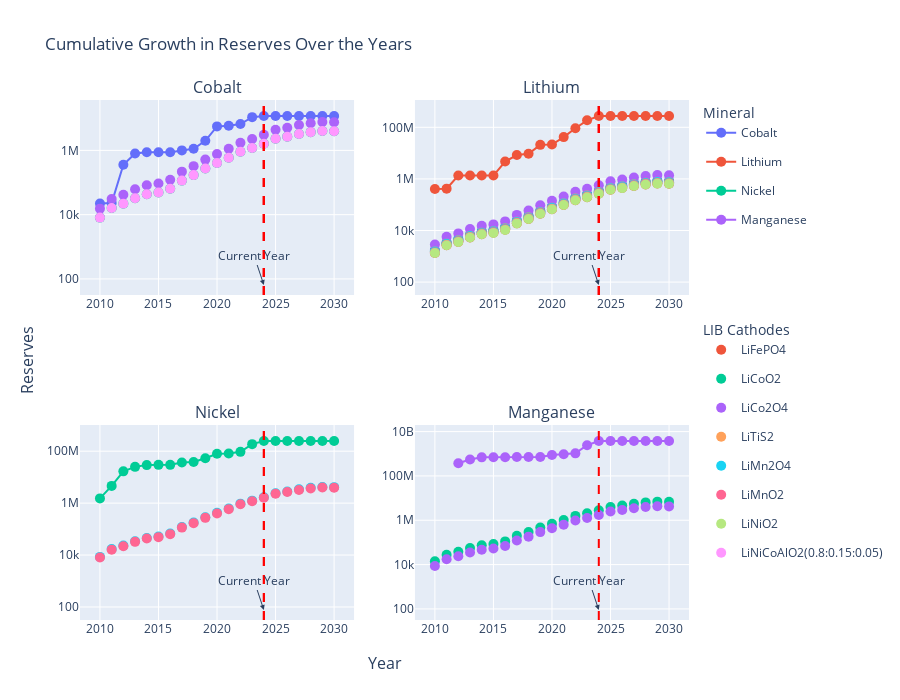

The cell this chart's notebook holds for it:
### Code cell
F = make_subplots(rows=2, cols=2, x_title="Year", y_title="Reserves", subplot_titles=[mineral for mineral in D["Primary Mineral"].unique()])

# Define a fixed color mapping for cathode types

# cathode_colors = {"NMC111": "blue", "NMC532": "green", "NMC622": "orange", "NMC811": "purple"}
mineral_colors =  ['#636efa','#EF553B', '#00cc96', '#ab63fa']

for i, mineral in enumerate(D["Primary Mineral"].unique()):
    M = D.loc[(D["Primary Mineral"] == mineral) & (D["Cumulative Reserves"] > 0)]
    S = demand_by_cathode[demand_by_cathode["Full Element Name"] == mineral]
    
    # Add the main mineral trace with its own legend group
    F.add_trace(
        go.Scatter(
            x=M["Year"], 
            y=M["Cumulative Reserves"], 
            mode="lines+markers",
            legendgroup=mineral,
            name=mineral,
            marker=dict(
                size=10,
                color=mineral_colors[i]
            ), 
            showlegend=True,
            legend="legend1"
        ),
        row=i // 2 + 1, 
        col=i % 2 + 1
    )
    
    # Add cathode traces grouped by cathode type
    for j,cathode in enumerate(S.columns[6:]):
        F.add_trace(
            go.Scatter(
                x=S["Year"], 
                y=S[cathode], 
                mode="markers",
                legendgroup=cathode,  # Group by cathode type instead of mineral
                name=cathode,
                marker=dict(size=10),
                # Only show in legend for last mineral to avoid duplicates
                showlegend=(i == 0),
                legend="legend2",
            ),
            row=i // 2 + 1, 
            col=i % 2 + 1)
    
    # Add vertical line and annotation
    F.add_vline(x=2024, line_dash="dash", line_color="red")
    F.add_annotation(
        x=2024, 
        text="Current Year",
        showarrow=True,
        arrowhead=2,
        yshift=10,
        row=i // 2 + 1, 
        col=i % 2 + 1
    )

F.update_yaxes(type='log')
F.update_layout(title="Cumulative Growth in Reserves Over the Years",height=700,showlegend=True,
                legend1=dict(title=dict(text="Mineral")),
                legend2=dict(title=dict(text="LIB Cathodes"), y=0.1))
F.show()

### Figure 1 — Plotly figure (JSON) as saved in the notebook; plotly's stock layout.template omitted (floating-point values rounded to 4 significant figures)
{"data": [{"legend": "legend", "legendgroup": "Cobalt", "marker": {"color": "#636efa", "size": 10}, "mode": "lines+markers", "name": "Cobalt", "showlegend": true, "type": "scatter", "x": [2010, 2011, 2012, 2013, 2014, 2015, 2016, 2017, 2018, 2019, 2020, 2021, 2022, 2023, 2024, 2025, 2026, 2027, 2028, 2029, 2030], "xaxis": "x", "y": [22369, 23020, 357546, 799050, 873299, 875099, 875099, 998110, 1125385, 1984979, 5575688, 5869180, 6590858, 10823081, 11745493, 11745493, 11745493, 11745493, 11745493, 11745493, 11745493], "yaxis": "y"}, {"legend": "legend2", "legendgroup": "LiFePO4", "marker": {"size": 10}, "mode": "markers", "name": "LiFePO4", "showlegend": true, "type": "scatter", "x": [2010, 2011, 2012, 2013, 2014, 2015, 2016, 2017, 2018, 2019, 2020, 2021, 2022, 2023, 2024, 2025, 2026, 2027, 2028, 2029, 2030], "xaxis": "x", "y": [NaN, NaN, NaN, NaN, NaN, NaN, NaN, NaN, NaN, NaN, NaN, NaN, NaN, NaN, NaN, NaN, NaN, NaN, NaN, NaN, NaN], "yaxis": "y"}, {"legend": "legend2", "legendgroup": "LiCoO2", "marker": {"size": 10}, "mode": "markers", "name": "LiCoO2", "showlegend": true, "type": "scatter", "x": [2010, 2011, 2012, 2013, 2014, 2015, 2016, 2017, 2018, 2019, 2020, 2021, 2022, 2023, 2024, 2025, 2026, 2027, 2028, 2029, 2030], "xaxis": "x", "y": [8101.0, 16200.0, 21990.0, 32400.0, 43400.0, 49190.0, 64230.0, 114600.0, 170000.0, 271800.0, 402800.0, 589200.0, 908500.0, 1186000.0, 1614000.0, 2297000.0, 2677000.0, 3228000.0, 3698000.0, 4003000.0, 3929000.0], "yaxis": "y"}, {"legend": "legend2", "legendgroup": "LiCo2O4", "marker": {"size": 10}, "mode": "markers", "name": "LiCo2O4", "showlegend": true, "type": "scatter", "x": [2010, 2011, 2012, 2013, 2014, 2015, 2016, 2017, 2018, 2019, 2020, 2021, 2022, 2023, 2024, 2025, 2026, 2027, 2028, 2029, 2030], "xaxis": "x", "y": [15390.0, 30780.0, 41780.0, 61570.0, 82460.0, 93450.0, 122000.0, 217700.0, 322900.0, 516400.0, 765300.0, 1119000.0, 1726000.0, 2253000.0, 3066000.0, 4365000.0, 5087000.0, 6134000.0, 7027000.0, 7606000.0, 7465000.0], "yaxis": "y"}, {"legend": "legend2", "legendgroup": "LiTiS2", "marker": {"size": 10}, "mode": "markers", "name": "LiTiS2", "showlegend": true, "type": "scatter", "x": [2010, 2011, 2012, 2013, 2014, 2015, 2016, 2017, 2018, 2019, 2020, 2021, 2022, 2023, 2024, 2025, 2026, 2027, 2028, 2029, 2030], "xaxis": "x", "y": [NaN, NaN, NaN, NaN, NaN, NaN, NaN, NaN, NaN, NaN, NaN, NaN, NaN, NaN, NaN, NaN, NaN, NaN, NaN, NaN, NaN], "yaxis": "y"}, {"legend": "legend2", "legendgroup": "LiMn2O4", "marker": {"size": 10}, "mode": "markers", "name": "LiMn2O4", "showlegend": true, "type": "scatter", "x": [2010, 2011, 2012, 2013, 2014, 2015, 2016, 2017, 2018, 2019, 2020, 2021, 2022, 2023, 2024, 2025, 2026, 2027, 2028, 2029, 2030], "xaxis": "x", "y": [NaN, NaN, NaN, NaN, NaN, NaN, NaN, NaN, NaN, NaN, NaN, NaN, NaN, NaN, NaN, NaN, NaN, NaN, NaN, NaN, NaN], "yaxis": "y"}, {"legend": "legend2", "legendgroup": "LiMnO2", "marker": {"size": 10}, "mode": "markers", "name": "LiMnO2", "showlegend": true, "type": "scatter", "x": [2010, 2011, 2012, 2013, 2014, 2015, 2016, 2017, 2018, 2019, 2020, 2021, 2022, 2023, 2024, 2025, 2026, 2027, 2028, 2029, 2030], "xaxis": "x", "y": [NaN, NaN, NaN, NaN, NaN, NaN, NaN, NaN, NaN, NaN, NaN, NaN, NaN, NaN, NaN, NaN, NaN, NaN, NaN, NaN, NaN], "yaxis": "y"}, {"legend": "legend2", "legendgroup": "LiNiO2", "marker": {"size": 10}, "mode": "markers", "name": "LiNiO2", "showlegend": true, "type": "scatter", "x": [2010, 2011, 2012, 2013, 2014, 2015, 2016, 2017, 2018, 2019, 2020, 2021, 2022, 2023, 2024, 2025, 2026, 2027, 2028, 2029, 2030], "xaxis": "x", "y": [NaN, NaN, NaN, NaN, NaN, NaN, NaN, NaN, NaN, NaN, NaN, NaN, NaN, NaN, NaN, NaN, NaN, NaN, NaN, NaN, NaN], "yaxis": "y"}, {"legend": "legend2", "legendgroup": "LiNiCoAlO2(0.8:0.15:0.05)", "marker": {"size": 10}, "mode": "markers", "name": "LiNiCoAlO2(0.8:0.15:0.05)", "showlegend": true, "type": "scatter", "x": [2010, 2011, 2012, 2013, 2014, 2015, 2016, 2017, 2018, 2019, 2020, 2021, 2022, 2023, 2024, 2025, 2026, 2027, 2028, 2029, 2030], "xaxis": "x", "y": [8101.0, 16200.0, 21990.0, 32400.0, 43400.0, 49190.0, 64230.0, 114600.0, 170000.0, 271800.0, 402800.0, 589200.0, 908500.0, 1186000.0, 1614000.0, 2297000.0, 2677000.0, 3228000.0, 3698000.0, 4003000.0, 3929000.0], "yaxis": "y"}, {"legend": "legend", "legendgroup": "Lithium", "marker": {"color": "#EF553B", "size": 10}, "mode": "lines+markers", "name": "Lithium", "showlegend": true, "type": "scatter", "x": [2010, 2011, 2012, 2013, 2014, 2015, 2016, 2017, 2018, 2019, 2020, 2021, 2022, 2023, 2024, 2025, 2026, 2027, 2028, 2029, 2030], "xaxis": "x2", "y": [408140, 419371, 1349320, 1349320, 1349320, 1349320, 4720420, 8410820, 9400463, 20902463, 21420563, 41718533, 92128193, 186800244, 274575585, 274575585, 274575585, 274575585, 274575585, 274575585, 274575585], "yaxis": "y2"}, {"legend": "legend2", "legendgroup": "LiFePO4", "marker": {"size": 10}, "mode": "markers", "name": "LiFePO4", "showlegend": false, "type": "scatter", "x": [2010, 2011, 2012, 2013, 2014, 2015, 2016, 2017, 2018, 2019, 2020, 2021, 2022, 2023, 2024, 2025, 2026, 2027, 2028, 2029, 2030], "xaxis": "x2", "y": [1761.0, 3523.0, 4781.0, 7046.0, 9437.0, 10690.0, 13970.0, 24910.0, 36950.0, 59100.0, 87580.0, 128100.0, 197500.0, 257800.0, 350900.0, 499500.0, 582200.0, 702000.0, 804200.0, 870500.0, 854300.0], "yaxis": "y2"}, {"legend": "legend2", "legendgroup": "LiCoO2", "marker": {"size": 10}, "mode": "markers", "name": "LiCoO2", "showlegend": false, "type": "scatter", "x": [2010, 2011, 2012, 2013, 2014, 2015, 2016, 2017, 2018, 2019, 2020, 2021, 2022, 2023, 2024, 2025, 2026, 2027, 2028, 2029, 2030], "xaxis": "x2", "y": [1340.0, 2680.0, 3637.0, 5360.0, 7178.0, 8136.0, 10620.0, 18950.0, 28110.0, 44950.0, 66620.0, 97450.0, 150300.0, 196100.0, 266900.0, 380000.0, 442800.0, 534000.0, 611700.0, 662200.0, 649900.0], "yaxis": "y2"}, {"legend": "legend2", "legendgroup": "LiCo2O4", "marker": {"size": 10}, "mode": "markers", "name": "LiCo2O4", "showlegend": false, "type": "scatter", "x": [2010, 2011, 2012, 2013, 2014, 2015, 2016, 2017, 2018, 2019, 2020, 2021, 2022, 2023, 2024, 2025, 2026, 2027, 2028, 2029, 2030], "xaxis": "x2", "y": [1614.0, 3227.0, 4380.0, 6454.0, 8644.0, 9796.0, 12790.0, 22820.0, 33850.0, 54130.0, 80230.0, 117300.0, 180900.0, 236200.0, 321400.0, 457600.0, 533300.0, 643000.0, 736600.0, 797400.0, 782600.0], "yaxis": "y2"}, {"legend": "legend2", "legendgroup": "LiTiS2", "marker": {"size": 10}, "mode": "markers", "name": "LiTiS2", "showlegend": false, "type": "scatter", "x": [2010, 2011, 2012, 2013, 2014, 2015, 2016, 2017, 2018, 2019, 2020, 2021, 2022, 2023, 2024, 2025, 2026, 2027, 2028, 2029, 2030], "xaxis": "x2", "y": [2846.0, 5692.0, 7725.0, 11380.0, 15250.0, 17280.0, 22570.0, 40250.0, 59710.0, 95480.0, 141500.0, 207000.0, 319200.0, 416600.0, 566900.0, 807100.0, 940600.0, 1134000.0, 1299000.0, 1406000.0, 1380000.0], "yaxis": "y2"}, {"legend": "legend2", "legendgroup": "LiMn2O4", "marker": {"size": 10}, "mode": "markers", "name": "LiMn2O4", "showlegend": false, "type": "scatter", "x": [2010, 2011, 2012, 2013, 2014, 2015, 2016, 2017, 2018, 2019, 2020, 2021, 2022, 2023, 2024, 2025, 2026, 2027, 2028, 2029, 2030], "xaxis": "x2", "y": [1545.0, 3090.0, 4193.0, 6180.0, 8277.0, 9380.0, 12250.0, 21850.0, 32410.0, 51830.0, 76820.0, 112400.0, 173300.0, 226100.0, 307800.0, 438100.0, 510600.0, 615700.0, 705300.0, 763500.0, 749300.0], "yaxis": "y2"}, {"legend": "legend2", "legendgroup": "LiMnO2", "marker": {"size": 10}, "mode": "markers", "name": "LiMnO2", "showlegend": false, "type": "scatter", "x": [2010, 2011, 2012, 2013, 2014, 2015, 2016, 2017, 2018, 2019, 2020, 2021, 2022, 2023, 2024, 2025, 2026, 2027, 2028, 2029, 2030], "xaxis": "x2", "y": [1525.0, 3050.0, 4139.0, 6100.0, 8169.0, 9259.0, 12090.0, 21570.0, 31990.0, 51160.0, 75820.0, 110900.0, 171000.0, 223200.0, 303800.0, 432400.0, 504000.0, 607700.0, 696200.0, 753600.0, 739600.0], "yaxis": "y2"}, {"legend": "legend2", "legendgroup": "LiNiO2", "marker": {"size": 10}, "mode": "markers", "name": "LiNiO2", "showlegend": false, "type": "scatter", "x": [2010, 2011, 2012, 2013, 2014, 2015, 2016, 2017, 2018, 2019, 2020, 2021, 2022, 2023, 2024, 2025, 2026, 2027, 2028, 2029, 2030], "xaxis": "x2", "y": [1413.0, 2827.0, 3836.0, 5654.0, 7572.0, 8581.0, 11210.0, 19990.0, 29650.0, 47420.0, 70280.0, 102800.0, 158500.0, 206900.0, 281600.0, 400800.0, 467100.0, 563300.0, 645300.0, 698500.0, 685500.0], "yaxis": "y2"}, {"legend": "legend2", "legendgroup": "LiNiCoAlO2(0.8:0.15:0.05)", "marker": {"size": 10}, "mode": "markers", "name": "LiNiCoAlO2(0.8:0.15:0.05)", "showlegend": false, "type": "scatter", "x": [2010, 2011, 2012, 2013, 2014, 2015, 2016, 2017, 2018, 2019, 2020, 2021, 2022, 2023, 2024, 2025, 2026, 2027, 2028, 2029, 2030], "xaxis": "x2", "y": [1333.0, 2666.0, 3618.0, 5331.0, 7140.0, 8092.0, 10570.0, 18850.0, 27960.0, 44720.0, 66270.0, 96930.0, 149500.0, 195100.0, 265500.0, 378000.0, 440500.0, 531200.0, 608500.0, 658600.0, 646400.0], "yaxis": "y2"}, {"legend": "legend", "legendgroup": "Nickel", "marker": {"color": "#00cc96", "size": 10}, "mode": "lines+markers", "name": "Nickel", "showlegend": true, "type": "scatter", "x": [2010, 2011, 2012, 2013, 2014, 2015, 2016, 2017, 2018, 2019, 2020, 2021, 2022, 2023, 2024, 2025, 2026, 2027, 2028, 2029, 2030], "xaxis": "x3", "y": [1518795, 4613235, 16722424, 24945407, 29137507, 29755343, 29778243, 36942666, 38277432, 53536829, 80042458, 81945795, 94343982, 186629647, 246705355, 246705355, 246705355, 246705355, 246705355, 246705355, 246705355], "yaxis": "y3"}, {"legend": "legend2", "legendgroup": "LiFePO4", "marker": {"size": 10}, "mode": "markers", "name": "LiFePO4", "showlegend": false, "type": "scatter", "x": [2010, 2011, 2012, 2013, 2014, 2015, 2016, 2017, 2018, 2019, 2020, 2021, 2022, 2023, 2024, 2025, 2026, 2027, 2028, 2029, 2030], "xaxis": "x3", "y": [NaN, NaN, NaN, NaN, NaN, NaN, NaN, NaN, NaN, NaN, NaN, NaN, NaN, NaN, NaN, NaN, NaN, NaN, NaN, NaN, NaN], "yaxis": "y3"}, {"legend": "legend2", "legendgroup": "LiCoO2", "marker": {"size": 10}, "mode": "markers", "name": "LiCoO2", "showlegend": false, "type": "scatter", "x": [2010, 2011, 2012, 2013, 2014, 2015, 2016, 2017, 2018, 2019, 2020, 2021, 2022, 2023, 2024, 2025, 2026, 2027, 2028, 2029, 2030], "xaxis": "x3", "y": [NaN, NaN, NaN, NaN, NaN, NaN, NaN, NaN, NaN, NaN, NaN, NaN, NaN, NaN, NaN, NaN, NaN, NaN, NaN, NaN, NaN], "yaxis": "y3"}, {"legend": "legend2", "legendgroup": "LiCo2O4", "marker": {"size": 10}, "mode": "markers", "name": "LiCo2O4", "showlegend": false, "type": "scatter", "x": [2010, 2011, 2012, 2013, 2014, 2015, 2016, 2017, 2018, 2019, 2020, 2021, 2022, 2023, 2024, 2025, 2026, 2027, 2028, 2029, 2030], "xaxis": "x3", "y": [NaN, NaN, NaN, NaN, NaN, NaN, NaN, NaN, NaN, NaN, NaN, NaN, NaN, NaN, NaN, NaN, NaN, NaN, NaN, NaN, NaN], "yaxis": "y3"}, {"legend": "legend2", "legendgroup": "LiTiS2", "marker": {"size": 10}, "mode": "markers", "name": "LiTiS2", "showlegend": false, "type": "scatter", "x": [2010, 2011, 2012, 2013, 2014, 2015, 2016, 2017, 2018, 2019, 2020, 2021, 2022, 2023, 2024, 2025, 2026, 2027, 2028, 2029, 2030], "xaxis": "x3", "y": [NaN, NaN, NaN, NaN, NaN, NaN, NaN, NaN, NaN, NaN, NaN, NaN, NaN, NaN, NaN, NaN, NaN, NaN, NaN, NaN, NaN], "yaxis": "y3"}, {"legend": "legend2", "legendgroup": "LiMn2O4", "marker": {"size": 10}, "mode": "markers", "name": "LiMn2O4", "showlegend": false, "type": "scatter", "x": [2010, 2011, 2012, 2013, 2014, 2015, 2016, 2017, 2018, 2019, 2020, 2021, 2022, 2023, 2024, 2025, 2026, 2027, 2028, 2029, 2030], "xaxis": "x3", "y": [NaN, NaN, NaN, NaN, NaN, NaN, NaN, NaN, NaN, NaN, NaN, NaN, NaN, NaN, NaN, NaN, NaN, NaN, NaN, NaN, NaN], "yaxis": "y3"}, {"legend": "legend2", "legendgroup": "LiMnO2", "marker": {"size": 10}, "mode": "markers", "name": "LiMnO2", "showlegend": false, "type": "scatter", "x": [2010, 2011, 2012, 2013, 2014, 2015, 2016, 2017, 2018, 2019, 2020, 2021, 2022, 2023, 2024, 2025, 2026, 2027, 2028, 2029, 2030], "xaxis": "x3", "y": [NaN, NaN, NaN, NaN, NaN, NaN, NaN, NaN, NaN, NaN, NaN, NaN, NaN, NaN, NaN, NaN, NaN, NaN, NaN, NaN, NaN], "yaxis": "y3"}, {"legend": "legend2", "legendgroup": "LiNiO2", "marker": {"size": 10}, "mode": "markers", "name": "LiNiO2", "showlegend": false, "type": "scatter", "x": [2010, 2011, 2012, 2013, 2014, 2015, 2016, 2017, 2018, 2019, 2020, 2021, 2022, 2023, 2024, 2025, 2026, 2027, 2028, 2029, 2030], "xaxis": "x3", "y": [8516.0, 17030.0, 23120.0, 34070.0, 45620.0, 51710.0, 67520.0, 120400.0, 178700.0, 285700.0, 423400.0, 619400.0, 955100.0, 1247000.0, 1696000.0, 2415000.0, 2815000.0, 3394000.0, 3888000.0, 4209000.0, 4130000.0], "yaxis": "y3"}, {"legend": "legend2", "legendgroup": "LiNiCoAlO2(0.8:0.15:0.05)", "marker": {"size": 10}, "mode": "markers", "name": "LiNiCoAlO2(0.8:0.15:0.05)", "showlegend": false, "type": "scatter", "x": [2010, 2011, 2012, 2013, 2014, 2015, 2016, 2017, 2018, 2019, 2020, 2021, 2022, 2023, 2024, 2025, 2026, 2027, 2028, 2029, 2030], "xaxis": "x3", "y": [8068.0, 16140.0, 21900.0, 32270.0, 43220.0, 48990.0, 63970.0, 114100.0, 169300.0, 270700.0, 401200.0, 586800.0, 904800.0, 1181000.0, 1607000.0, 2288000.0, 2666000.0, 3215000.0, 3683000.0, 3987000.0, 3913000.0], "yaxis": "y3"}, {"legend": "legend", "legendgroup": "Manganese", "marker": {"color": "#ab63fa", "size": 10}, "mode": "lines+markers", "name": "Manganese", "showlegend": true, "type": "scatter", "x": [2012, 2013, 2014, 2015, 2016, 2017, 2018, 2019, 2020, 2021, 2022, 2023, 2024, 2025, 2026, 2027, 2028, 2029, 2030], "xaxis": "x4", "y": [370883000, 550883000, 686371474, 700341474, 700341474, 709641474, 709641474, 717441474, 885101474, 950251474, 1040071474, 2432587027, 3757622411, 3757622411, 3757622411, 3757622411, 3757622411, 3757622411, 3757622411], "yaxis": "y4"}, {"legend": "legend2", "legendgroup": "LiFePO4", "marker": {"size": 10}, "mode": "markers", "name": "LiFePO4", "showlegend": false, "type": "scatter", "x": [2010, 2011, 2012, 2013, 2014, 2015, 2016, 2017, 2018, 2019, 2020, 2021, 2022, 2023, 2024, 2025, 2026, 2027, 2028, 2029, 2030], "xaxis": "x4", "y": [NaN, NaN, NaN, NaN, NaN, NaN, NaN, NaN, NaN, NaN, NaN, NaN, NaN, NaN, NaN, NaN, NaN, NaN, NaN, NaN, NaN], "yaxis": "y4"}, {"legend": "legend2", "legendgroup": "LiCoO2", "marker": {"size": 10}, "mode": "markers", "name": "LiCoO2", "showlegend": false, "type": "scatter", "x": [2010, 2011, 2012, 2013, 2014, 2015, 2016, 2017, 2018, 2019, 2020, 2021, 2022, 2023, 2024, 2025, 2026, 2027, 2028, 2029, 2030], "xaxis": "x4", "y": [NaN, NaN, NaN, NaN, NaN, NaN, NaN, NaN, NaN, NaN, NaN, NaN, NaN, NaN, NaN, NaN, NaN, NaN, NaN, NaN, NaN], "yaxis": "y4"}, {"legend": "legend2", "legendgroup": "LiCo2O4", "marker": {"size": 10}, "mode": "markers", "name": "LiCo2O4", "showlegend": false, "type": "scatter", "x": [2010, 2011, 2012, 2013, 2014, 2015, 2016, 2017, 2018, 2019, 2020, 2021, 2022, 2023, 2024, 2025, 2026, 2027, 2028, 2029, 2030], "xaxis": "x4", "y": [NaN, NaN, NaN, NaN, NaN, NaN, NaN, NaN, NaN, NaN, NaN, NaN, NaN, NaN, NaN, NaN, NaN, NaN, NaN, NaN, NaN], "yaxis": "y4"}, {"legend": "legend2", "legendgroup": "LiTiS2", "marker": {"size": 10}, "mode": "markers", "name": "LiTiS2", "showlegend": false, "type": "scatter", "x": [2010, 2011, 2012, 2013, 2014, 2015, 2016, 2017, 2018, 2019, 2020, 2021, 2022, 2023, 2024, 2025, 2026, 2027, 2028, 2029, 2030], "xaxis": "x4", "y": [NaN, NaN, NaN, NaN, NaN, NaN, NaN, NaN, NaN, NaN, NaN, NaN, NaN, NaN, NaN, NaN, NaN, NaN, NaN, NaN, NaN], "yaxis": "y4"}, {"legend": "legend2", "legendgroup": "LiMn2O4", "marker": {"size": 10}, "mode": "markers", "name": "LiMn2O4", "showlegend": false, "type": "scatter", "x": [2010, 2011, 2012, 2013, 2014, 2015, 2016, 2017, 2018, 2019, 2020, 2021, 2022, 2023, 2024, 2025, 2026, 2027, 2028, 2029, 2030], "xaxis": "x4", "y": [14000.0, 28000.0, 38000.0, 56000.0, 74990.0, 84990.0, 111000.0, 198000.0, 293700.0, 469600.0, 696000.0, 1018000.0, 1570000.0, 2049000.0, 2789000.0, 3970000.0, 4626000.0, 5579000.0, 6391000.0, 6918000.0, 6789000.0], "yaxis": "y4"}, {"legend": "legend2", "legendgroup": "LiMnO2", "marker": {"size": 10}, "mode": "markers", "name": "LiMnO2", "showlegend": false, "type": "scatter", "x": [2010, 2011, 2012, 2013, 2014, 2015, 2016, 2017, 2018, 2019, 2020, 2021, 2022, 2023, 2024, 2025, 2026, 2027, 2028, 2029, 2030], "xaxis": "x4", "y": [8696.0, 17390.0, 23600.0, 34780.0, 46590.0, 52800.0, 68950.0, 123000.0, 182400.0, 291700.0, 432400.0, 632500.0, 975200.0, 1273000.0, 1732000.0, 2466000.0, 2874000.0, 3466000.0, 3970000.0, 4297000.0, 4218000.0], "yaxis": "y4"}, {"legend": "legend2", "legendgroup": "LiNiO2", "marker": {"size": 10}, "mode": "markers", "name": "LiNiO2", "showlegend": false, "type": "scatter", "x": [2010, 2011, 2012, 2013, 2014, 2015, 2016, 2017, 2018, 2019, 2020, 2021, 2022, 2023, 2024, 2025, 2026, 2027, 2028, 2029, 2030], "xaxis": "x4", "y": [NaN, NaN, NaN, NaN, NaN, NaN, NaN, NaN, NaN, NaN, NaN, NaN, NaN, NaN, NaN, NaN, NaN, NaN, NaN, NaN, NaN], "yaxis": "y4"}, {"legend": "legend2", "legendgroup": "LiNiCoAlO2(0.8:0.15:0.05)", "marker": {"size": 10}, "mode": "markers", "name": "LiNiCoAlO2(0.8:0.15:0.05)", "showlegend": false, "type": "scatter", "x": [2010, 2011, 2012, 2013, 2014, 2015, 2016, 2017, 2018, 2019, 2020, 2021, 2022, 2023, 2024, 2025, 2026, 2027, 2028, 2029, 2030], "xaxis": "x4", "y": [NaN, NaN, NaN, NaN, NaN, NaN, NaN, NaN, NaN, NaN, NaN, NaN, NaN, NaN, NaN, NaN, NaN, NaN, NaN, NaN, NaN], "yaxis": "y4"}], "layout": {"annotations": [{"font": {"size": 16}, "showarrow": false, "text": "Cobalt", "x": 0.225, "xanchor": "center", "xref": "paper", "y": 1, "yanchor": "bottom", "yref": "paper"}, {"font": {"size": 16}, "showarrow": false, "text": "Lithium", "x": 0.775, "xanchor": "center", "xref": "paper", "y": 1, "yanchor": "bottom", "yref": "paper"}, {"font": {"size": 16}, "showarrow": false, "text": "Nickel", "x": 0.225, "xanchor": "center", "xref": "paper", "y": 0.375, "yanchor": "bottom", "yref": "paper"}, {"font": {"size": 16}, "showarrow": false, "text": "Manganese", "x": 0.775, "xanchor": "center", "xref": "paper", "y": 0.375, "yanchor": "bottom", "yref": "paper"}, {"font": {"size": 16}, "showarrow": false, "text": "Year", "x": 0.5, "xanchor": "center", "xref": "paper", "y": 0, "yanchor": "top", "yref": "paper", "yshift": -30}, {"font": {"size": 16}, "showarrow": false, "text": "Reserves", "textangle": -90, "x": 0, "xanchor": "right", "xref": "paper", "xshift": -40, "y": 0.5, "yanchor": "middle", "yref": "paper"}, {"arrowhead": 2, "showarrow": true, "text": "Current Year", "x": 2024, "xref": "x", "yref": "y", "yshift": 10}, {"arrowhead": 2, "showarrow": true, "text": "Current Year", "x": 2024, "xref": "x2", "yref": "y2", "yshift": 10}, {"arrowhead": 2, "showarrow": true, "text": "Current Year", "x": 2024, "xref": "x3", "yref": "y3", "yshift": 10}, {"arrowhead": 2, "showarrow": true, "text": "Current Year", "x": 2024, "xref": "x4", "yref": "y4", "yshift": 10}], "height": 700, "legend": {"title": {"text": "Mineral"}}, "legend2": {"title": {"text": "LIB Cathodes"}, "y": 0.1}, "shapes": [{"line": {"color": "red", "dash": "dash"}, "type": "line", "x0": 2024, "x1": 2024, "xref": "x", "y0": 0, "y1": 1, "yref": "y domain"}, {"line": {"color": "red", "dash": "dash"}, "type": "line", "x0": 2024, "x1": 2024, "xref": "x", "y0": 0, "y1": 1, "yref": "y domain"}, {"line": {"color": "red", "dash": "dash"}, "type": "line", "x0": 2024, "x1": 2024, "xref": "x2", "y0": 0, "y1": 1, "yref": "y2 domain"}, {"line": {"color": "red", "dash": "dash"}, "type": "line", "x0": 2024, "x1": 2024, "xref": "x", "y0": 0, "y1": 1, "yref": "y domain"}, {"line": {"color": "red", "dash": "dash"}, "type": "line", "x0": 2024, "x1": 2024, "xref": "x2", "y0": 0, "y1": 1, "yref": "y2 domain"}, {"line": {"color": "red", "dash": "dash"}, "type": "line", "x0": 2024, "x1": 2024, "xref": "x3", "y0": 0, "y1": 1, "yref": "y3 domain"}, {"line": {"color": "red", "dash": "dash"}, "type": "line", "x0": 2024, "x1": 2024, "xref": "x", "y0": 0, "y1": 1, "yref": "y domain"}, {"line": {"color": "red", "dash": "dash"}, "type": "line", "x0": 2024, "x1": 2024, "xref": "x2", "y0": 0, "y1": 1, "yref": "y2 domain"}, {"line": {"color": "red", "dash": "dash"}, "type": "line", "x0": 2024, "x1": 2024, "xref": "x3", "y0": 0, "y1": 1, "yref": "y3 domain"}, {"line": {"color": "red", "dash": "dash"}, "type": "line", "x0": 2024, "x1": 2024, "xref": "x4", "y0": 0, "y1": 1, "yref": "y4 domain"}], "showlegend": true, "title": {"text": "Cumulative Growth in Reserves Over the Years"}, "xaxis": {"anchor": "y", "domain": [0, 0.45]}, "xaxis2": {"anchor": "y2", "domain": [0.55, 1]}, "xaxis3": {"anchor": "y3", "domain": [0, 0.45]}, "xaxis4": {"anchor": "y4", "domain": [0.55, 1]}, "yaxis": {"anchor": "x", "domain": [0.625, 1], "type": "log"}, "yaxis2": {"anchor": "x2", "domain": [0.625, 1], "type": "log"}, "yaxis3": {"anchor": "x3", "domain": [0, 0.375], "type": "log"}, "yaxis4": {"anchor": "x4", "domain": [0, 0.375], "type": "log"}}}
